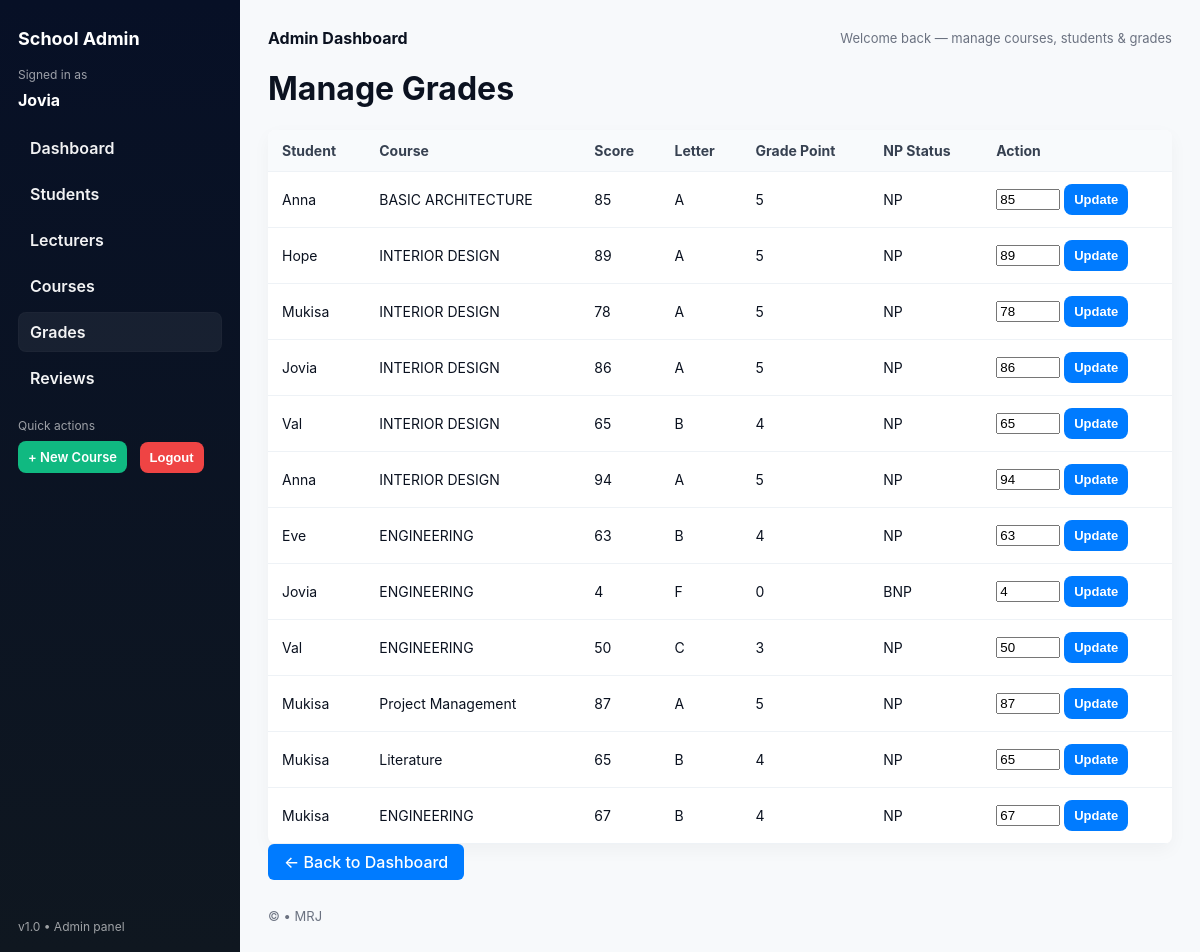
The page /reports/dashboard/admin/grades/ (signed in) on the database its author committed.
### reports/models.py (models this page shows, shortened)
class Grade(models.Model):
    student = models.ForeignKey(Student, on_delete=models.CASCADE)
    course = models.ForeignKey(Course, on_delete=models.CASCADE)
    score = models.IntegerField()
    letter = models.CharField(max_length=2, blank=True)  # new field
    @property
    def grade_point(self):
        LETTER_POINTS = {
            'A': 5,
            'B': 4,
            'C': 3,
            'D': 2,
            'F': 0,
        }
        return LETTER_POINTS.get(self.letter, 0)
    @property
    def np_status(self):
        if self.letter in ['A', 'B', 'C', 'D']:
            return "NP"
        return "BNP"  # Not in Normal Progress

class Student(models.Model):
    user = models.OneToOneField(User, on_delete=models.CASCADE, null=True, blank=True)
    name = models.CharField(max_length=200)
    email = models.EmailField(unique=True)
    gpa = models.FloatField(default=0)  # New field for GPA

class Course(models.Model):
    name = models.CharField(max_length=200)
    code = models.CharField(max_length=200)
    credit_units = models.IntegerField()
    lecturer = models.CharField(max_length=200)
    students = models.ManyToManyField(Student, related_name='courses', blank=True)

### reports/views.py (the view)
# urls.py: path('dashboard/admin/grades/', views.admin_grades, name='admin_grades'),
@login_required
@user_passes_test(admin_required)
def admin_grades(request):
    grades = Grade.objects.all()
    return render(request, 'reports/admin_grades.html', {'grades': grades})

### reports/templates/reports/admin_grades.html (shortened to what this page needs)
{% extends "reports/admin_base.html" %}
{% block content %}
<h1>Manage Grades</h1>
{% if grades %}
<table>
    <tr>
        <th>Student</th>
        <th>Course</th>
        <th>Score</th>
        <th>Letter</th>
        <th>Grade Point</th>
        <th>NP Status</th>
        <th>Action</th>
    </tr>
    {% for grade in grades %}
    <tr>
        <td>{{ grade.student.name }}</td>
        <td>{{ grade.course.name }}</td>
        <td>{{ grade.score }}</td>
        <td>{{ grade.letter }}</td>
        <td>{{ grade.grade_point }}</td>
        <td>{{ grade.np_status }}</td>
        <td>
            <form method="post" style="display:inline;">
                <input type="number" name="score" min="0" max="100" value="{{ grade.score }}" required>
                <button type="submit" class="btn btn-manage">Update</button>
            </form>
        </td>
    </tr>
    {% endfor %}
</table>
{% else %}
<p>No grades available.</p>
{% endif %}
<a href="{% url 'admin_dashboard' %}" class="btn-back">← Back to Dashboard</a>
{% endblock %}

### reports/templates/reports/admin_base.html (shortened to what this page needs)
{% load static %}
<!DOCTYPE html>
<html lang="en">
<head>
</head>
<body>
  <div class="wrap">
    <aside class="sidebar">
      <div class="brand">School Admin</div>
      <div class="small">Signed in as</div>
      <div style="margin:8px 0 16px 0; font-weight:700;">{{ request.user.username }}</div>
      <nav class="nav">
        <a href="{% url 'admin_dashboard' %}" class="{% if request.resolver_match.url_name == 'admin_dashboard' %}active{% endif %}">Dashboard</a>
        <a href="{% url 'admin_students' %}" class="{% if request.resolver_match.url_name == 'admin_students' %}active{% endif %}">Students</a>
        <a href="{% url 'admin_lecturers' %}" class="{% if request.resolver_match.url_name == 'admin_lecturers' %}active{% endif %}">Lecturers</a>
        <a href="{% url 'admin_courses' %}" class="{% if request.resolver_match.url_name == 'admin_courses' %}active{% endif %}">Courses</a>
        <a href="{% url 'admin_grades' %}" class="{% if request.resolver_match.url_name == 'admin_grades' %}active{% endif %}">Grades</a>
        <a href="{% url 'admin_reviews' %}" class="{% if request.resolver_match.url_name == 'admin_reviews' %}active{% endif %}">Reviews</a>
      </nav>
      <div class="small" style="margin-top:20px;">Quick actions</div>
      <div style="margin-top:8px;">
        <a class="btn view" href="{% url 'admin_create_course' %}" style="background:#10b981;">+ New Course</a>
        <form method="post" action="{% url 'logout' %}" style="display:inline-block; margin-left:8px;">
          <button class="btn delete" type="submit" style="background:#ef4444; border:none; cursor:pointer;">Logout</button>
        </form>
      </div>
      <div class="small sidebar-foot" style="position: absolute; bottom:18px; left:18px; right:18px;">v1.0 • Admin panel</div>
    </aside>
    <main class="main">
      <div class="topbar">
        <div><strong>Admin Dashboard</strong></div>
        <div class="small-muted">Welcome back — manage courses, students & grades</div>
      </div>
      {% block content %}{% endblock %}
      <footer>© {{ now|date:"Y" }} • MRJ</footer>
    </main>
  </div>
</body>
</html>

### reports/templates/reports/admin_base.html (style rules this page uses)
:root { --bg:#f7f9fb; --sidebar:#0f1720; --accent:#2563eb; --muted:#6b7280; --card:#ffffff; --success:#16a34a; --danger:#ef4444; --radius:10px; --gap:18px; font-family:Inter, system-ui, -apple-system, "Segoe UI", Roboto, "Helvetica Neue", Arial; }
.btn-back { display: inline-block; background-color: #007bff; color: #fff; padding: 8px 16px; border-radius: 6px; text-decoration: none; font-weight: 500; transition: background-color 0.3s ease; }
.btn-manage { background-color: #007bff; color: white; padding: 8px 14px; border: none; border-radius: 6px; font-size: 14px; cursor: pointer; transition: background 0.3s ease; }
html,body { height:100%; margin:0; background:var(--bg); color:#0b1220; }
.wrap { display:flex; min-height:100vh; }
.sidebar { width:240px; background:linear-gradient(180deg,#071026 0%, #0f1720 100%); color:#fff; padding:28px 18px; box-sizing:border-box; }
.brand { font-weight:700; font-size:18px; margin-bottom:18px; display:flex; gap:10px; align-items:center; }
.nav { margin-top:18px; }
.nav a { display:flex; gap:12px; align-items:center; text-decoration:none; color:rgba(255,255,255,0.95); padding:10px 12px; border-radius:8px; margin-bottom:6px; font-weight:600; }
.nav a.active { background:rgba(255,255,255,0.06); box-shadow: inset 0 0 0 1px rgba(255,255,255,0.02); }
.sidebar .small { font-size:12px; color:rgba(255,255,255,0.6); margin-top:8px; }
.main { flex:1; padding:28px; box-sizing:border-box; }
.topbar { display:flex; justify-content:space-between; align-items:center; gap:16px; margin-bottom:16px; }
table { width:100%; border-collapse:collapse; background:var(--card); border-radius:8px; overflow:hidden; box-shadow:0 6px 18px rgba(11,17,24,0.04); }
th,td { padding:12px 14px; text-align:left; border-bottom:1px solid #eef2f6; font-size:14px; }
th { background:#f8fafc; font-weight:700; color:#374151; }
.btn { display:inline-block; padding:8px 10px; border-radius:8px; text-decoration:none; color:white; font-weight:600; font-size:13px; }
.btn.view { background:var(--accent); }
.btn.delete { background:var(--danger); }
.small-muted { font-size:13px; color:var(--muted); }
footer { margin-top:28px; color:var(--muted); font-size:13px; }

### rows shown on the page
Grade: student.name "Anna", course.name "BASIC ARCHITECTURE", score "85", letter "A", grade_point "5", np_status "NP"
Grade: student.name "Hope", course.name "INTERIOR DESIGN", score "89", letter "A", grade_point "5", np_status "NP"
Grade: student.name "Mukisa", course.name "INTERIOR DESIGN", score "78", letter "A", grade_point "5", np_status "NP"
Grade: student.name "Jovia", course.name "INTERIOR DESIGN", score "86", letter "A", grade_point "5", np_status "NP"
Grade: student.name "Val", course.name "INTERIOR DESIGN", score "65", letter "B", grade_point "4", np_status "NP"
Grade: student.name "Anna", course.name "INTERIOR DESIGN", score "94", letter "A", grade_point "5", np_status "NP"
Grade: student.name "Eve", course.name "ENGINEERING", score "63", letter "B", grade_point "4", np_status "NP"
Grade: student.name "Jovia", course.name "ENGINEERING", score "4", letter "F", grade_point "0", np_status "BNP"
Grade: student.name "Val", course.name "ENGINEERING", score "50", letter "C", grade_point "3", np_status "NP"
Grade: student.name "Mukisa", course.name "Project Management", score "87", letter "A", grade_point "5", np_status "NP"
Grade: student.name "Mukisa", course.name "Literature", score "65", letter "B", grade_point "4", np_status "NP"
Grade: student.name "Mukisa", course.name "ENGINEERING", score "67", letter "B", grade_point "4", np_status "NP"

### other values the page prints
{{ request.user.username }} "Jovia"
